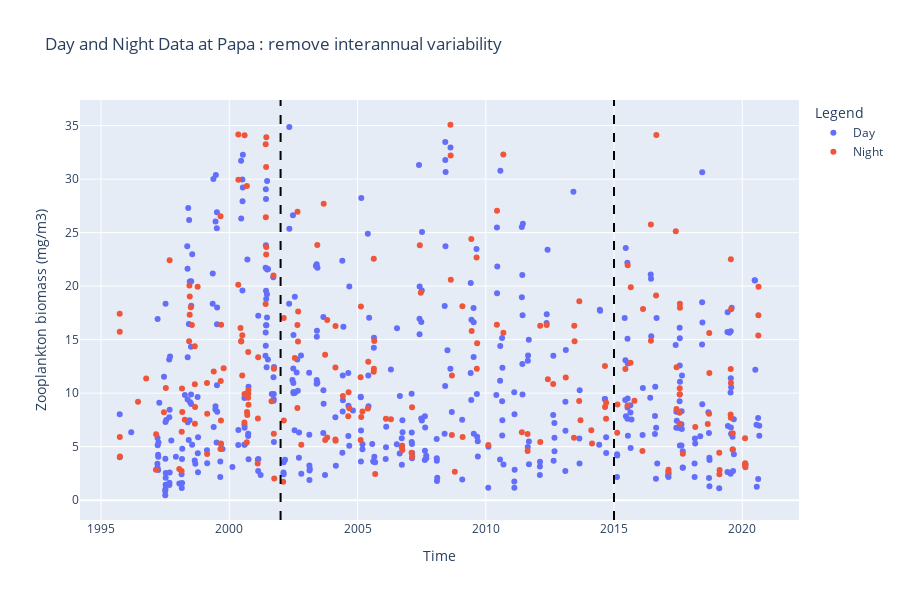

Notebook source saved alongside this figure:
### Code cell
fig = go.Figure()

# Plot day data
fig.add_trace(
    go.Scatter(
        x=day_data.time.data.flatten(),
        y=day_data.data.flatten(),
        mode="markers",
        name="Day",
    )
)

# Plot night data
fig.add_trace(
    go.Scatter(
        x=night_data.time.data.flatten(),
        y=night_data.data.flatten(),
        mode="markers",
        name="Night",
    )
)

# Add vertical lines for 2000 and 2015
fig.add_shape(
    type="line",
    x0=time_start,
    y0=0,
    x1=time_start,
    y1=1,
    xref="x",
    yref="paper",
    line={"color": "black", "width": 2, "dash": "dash"},
    name="Year 2000",
)

fig.add_shape(
    type="line",
    x0=time_end,
    y0=0,
    x1=time_end,
    y1=1,
    xref="x",
    yref="paper",
    line={"color": "black", "width": 2, "dash": "dash"},
    name="Year 2015",
)

# Update layout
fig.update_layout(
    title=f"Day and Night Data at {station} : remove interannual variability",
    xaxis_title="Time",
    yaxis_title="Zooplankton biomass (mg/m3)",
    legend_title="Legend",
    height=600,
    showlegend=True,
)

fig.show()

### Figure 1 — Plotly figure (JSON) as saved in the notebook; plotly's stock layout.template omitted (floating-point values rounded to 4 significant figures; data arrays with more than 128 entries replaced by an {"elided": "..."} marker saying what was removed)
{"data": [{"mode": "markers", "name": "Day", "type": "scatter", "x": {"elided": "437 str values"}, "y": {"elided": "437 float values"}}, {"mode": "markers", "name": "Night", "type": "scatter", "x": {"elided": "211 str values"}, "y": {"elided": "211 float values"}}], "layout": {"height": 600, "legend": {"title": {"text": "Legend"}}, "shapes": [{"line": {"color": "black", "dash": "dash", "width": 2}, "name": "Year 2000", "type": "line", "x0": "2002-01-01", "x1": "2002-01-01", "xref": "x", "y0": 0, "y1": 1, "yref": "paper"}, {"line": {"color": "black", "dash": "dash", "width": 2}, "name": "Year 2015", "type": "line", "x0": "2015-01-01", "x1": "2015-01-01", "xref": "x", "y0": 0, "y1": 1, "yref": "paper"}], "showlegend": true, "title": {"text": "Day and Night Data at Papa : remove interannual variability"}, "xaxis": {"title": {"text": "Time"}}, "yaxis": {"title": {"text": "Zooplankton biomass (mg/m3)"}}}}
